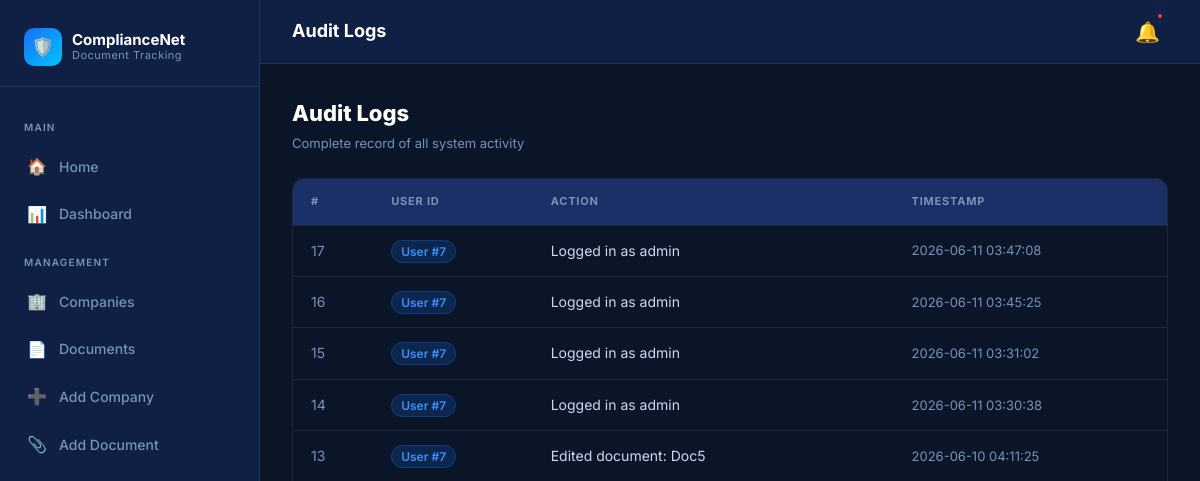
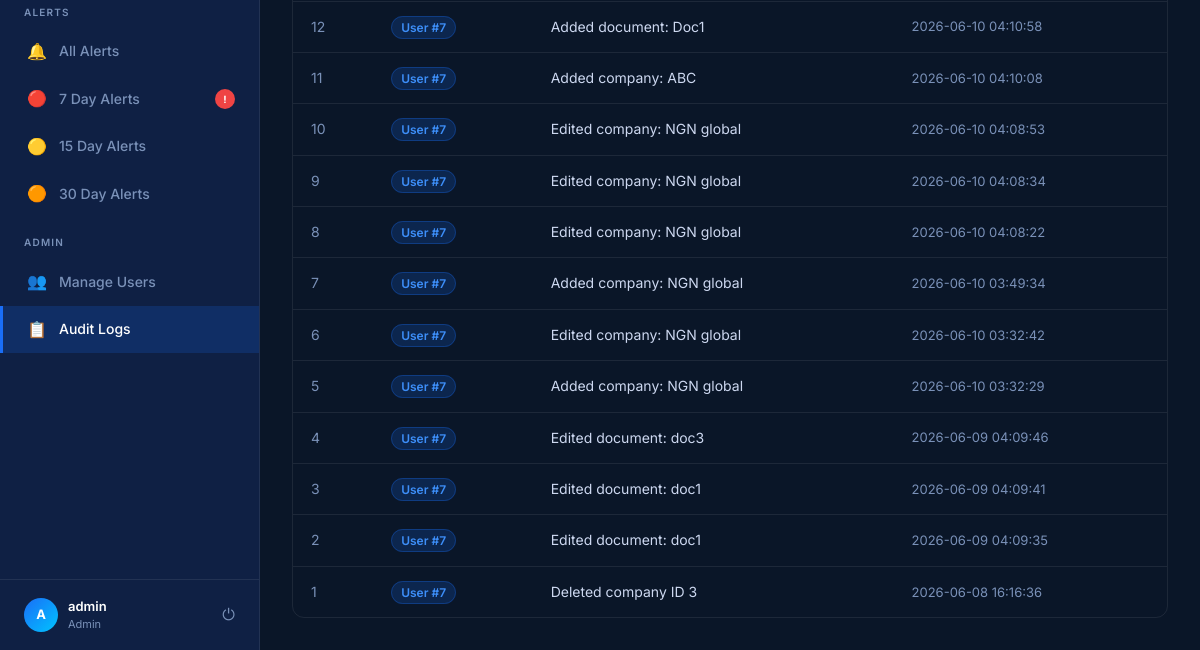
/audit-logs (signed in), run on an earlier commit of the app's database (2 pictures, top to bottom).
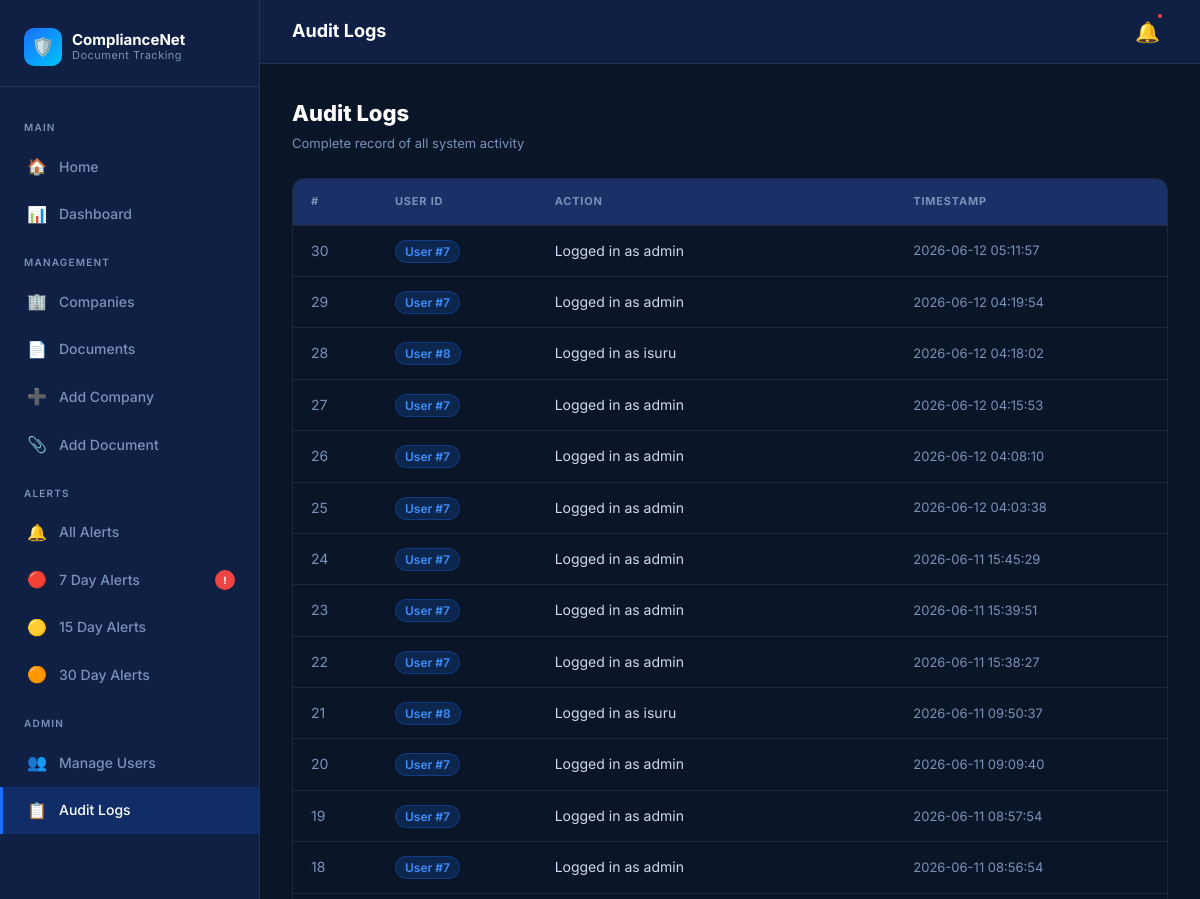
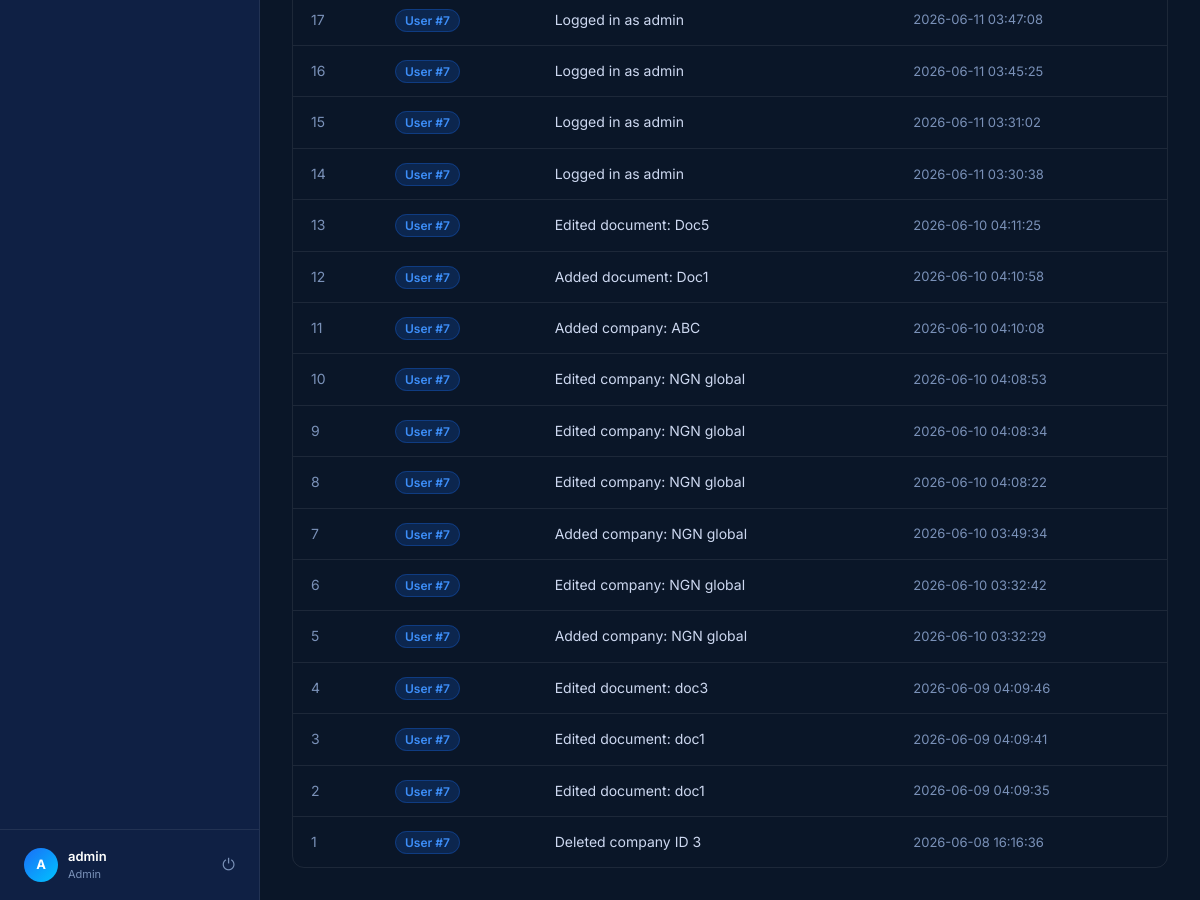
And on a later commit of the database (2 pictures, top to bottom).
### tables this page shows
CREATE TABLE audit_logs (    id INTEGER PRIMARY KEY AUTOINCREMENT,    user_id INTEGER,    action TEXT,    timestamp DATETIME DEFAULT CURRENT_TIMESTAMP);

### app.py (the view)
@app.route('/audit-logs')
def audit_logs():
    if not admin_required():
        return "Access Denied"
    conn = sqlite3.connect('company.db')
    conn.row_factory = sqlite3.Row
    logs = conn.execute("""
        SELECT *
        FROM audit_logs
        ORDER BY timestamp DESC
    """).fetchall()
    conn.close()
    return render_template(
        'audit_logs.html',
        logs=logs
    )

### app.py (called while the page is built)
def admin_required():
    if session.get('role') != 'admin':
        return False
    return True

### templates/audit_logs.html (shortened to what this page needs)
{% extends 'base.html' %}
{% block topbar_title %}Audit Logs{% endblock %}
{% block content %}
<div class="page-header">
  <div>
    <h1>Audit Logs</h1>
    <p>Complete record of all system activity</p>
  </div>
</div>
{% if logs %}
<div class="table-wrap">
  <table>
    <thead>
      <tr>
        <th>#</th>
        <th>User ID</th>
        <th>Action</th>
        <th>Timestamp</th>
      </tr>
    </thead>
    <tbody>
      {% for log in logs %}
      <tr>
        <td style="color:var(--muted)">{{ log['id'] }}</td>
        <td>
          <span style="background:var(--blue-glow);border:1px solid rgba(26,110,247,0.3);color:var(--blue-light);padding:3px 9px;border-radius:20px;font-size:12px;font-weight:600">
            User #{{ log['user_id'] }}
          </span>
        </td>
        <td style="color:var(--text)">{{ log['action'] }}</td>
        <td style="color:var(--muted);font-size:13px">{{ log['timestamp'] }}</td>
      </tr>
      {% endfor %}
    </tbody>
  </table>
</div>
{% endif %}
{% endblock %}

### templates/base.html (shortened to what this page needs)
<!DOCTYPE html>
<html lang="en">
<head>
</head>
<body>
{% if session.get('user_id') %}
<div class="layout">
  <aside class="sidebar">
    <div class="sidebar-logo">
      <div class="logo-badge">
        <div class="logo-icon">🛡️</div>
        <div class="logo-text">
          ComplianceNet
          <span>Document Tracking</span>
        </div>
      </div>
    </div>
    <nav class="sidebar-nav">
      <div class="nav-section-label">Main</div>
      <a href="/" class="nav-item {% if request.path == '/' %}active{% endif %}">
        <span class="nav-icon">🏠</span> Home
      </a>
      <a href="/dashboard" class="nav-item {% if request.path == '/dashboard' %}active{% endif %}">
        <span class="nav-icon">📊</span> Dashboard
      </a>
      <div class="nav-section-label">Management</div>
      <a href="/companies" class="nav-item {% if request.path == '/companies' %}active{% endif %}">
        <span class="nav-icon">🏢</span> Companies
      </a>
      <a href="/documents" class="nav-item {% if request.path == '/documents' %}active{% endif %}">
        <span class="nav-icon">📄</span> Documents
      </a>
      <a href="/add-company" class="nav-item {% if request.path == '/add-company' %}active{% endif %}">
        <span class="nav-icon">➕</span> Add Company
      </a>
      <a href="/add-document" class="nav-item {% if request.path == '/add-document' %}active{% endif %}">
        <span class="nav-icon">📎</span> Add Document
      </a>
      <div class="nav-section-label">Alerts</div>
      <a href="/alerts" class="nav-item {% if request.path == '/alerts' %}active{% endif %}">
        <span class="nav-icon">🔔</span> All Alerts
      </a>
      <a href="/alerts/7" class="nav-item">
        <span class="nav-icon">🔴</span> 7 Day Alerts
        <span class="nav-badge">!</span>
      </a>
      <a href="/alerts/15" class="nav-item">
        <span class="nav-icon">🟡</span> 15 Day Alerts
      </a>
      <a href="/alerts/30" class="nav-item">
        <span class="nav-icon">🟠</span> 30 Day Alerts
      </a>
      {% if session.get('role') == 'admin' %}
      <div class="nav-section-label">Admin</div>
      <a href="/users" class="nav-item {% if request.path == '/users' %}active{% endif %}">
        <span class="nav-icon">👥</span> Manage Users
      </a>
      <a href="/audit-logs" class="nav-item {% if request.path == '/audit-logs' %}active{% endif %}">
        <span class="nav-icon">📋</span> Audit Logs
      </a>
      {% endif %}
    </nav>
    <div class="sidebar-footer">
      <div class="user-chip">
        <div class="user-avatar">{{ session.get('username', 'U')[0]|upper }}</div>
        <div class="user-info">
          <div class="user-name">{{ session.get('username', 'User') }}</div>
          <div class="user-role">{{ session.get('role', 'staff') }}</div>
        </div>
        <a href="/logout" class="logout-btn" title="Logout">⏻</a>
      </div>
    </div>
  </aside>
  <div class="main">
    <header class="topbar">
      <div style="flex:1">
        <div class="topbar-title">{% block topbar_title %}Company Compliance Network{% endblock %}</div>
      </div>
      <a href="/alerts" style="position:relative; padding: 8px; color: var(--muted); font-size: 20px;">
        🔔
        <span style="position:absolute; top:4px; right:4px; width:8px; height:8px; background:var(--red); border-radius:50%; border:2px solid var(--navy-mid);"></span>
      </a>
    </header>
    <div class="page-content">
      {% block content %}{% endblock %}
    </div>
  </div>
</div>
{% else %}
  {% block auth_content %}{% endblock %}
{% endif %}
</body>
</html>

### templates/base.html (style rules this page uses)
*, *::before, *::after { box-sizing: border-box; margin: 0; padding: 0; }
:root { --navy: #0a1628; --navy-mid: #0f2044; --navy-card: #112255; --navy-light:#1a3066; --blue: #1a6ef7; --blue-light:#3d8ef8; --blue-glow: rgba(26,110,247,0.18); --cyan: #00c4ff; --white: #ffffff; --text: #cdd8f0; --muted: #7a91b8; --border: rgba(255,255,255,0.08); --red: #ef4444; --yellow: #f59e0b; --green: #10b981; --radius: 12px; --radius-sm: 8px; --shadow: 0 4px 24px rgba(0,0,0,0.4); }
html, body { height: 100%; font-family: 'Inter', sans-serif; background: var(--navy); color: var(--white); line-height: 1.6; }
a { color: inherit; text-decoration: none; }
.layout { display: flex; min-height: 100vh; }
.sidebar { width: 260px; min-height: 100vh; background: var(--navy-mid); border-right: 1px solid var(--border); display: flex; flex-direction: column; position: fixed; top: 0; left: 0; bottom: 0; z-index: 100; }
.sidebar-logo { padding: 28px 24px 20px; border-bottom: 1px solid var(--border); }
.sidebar-logo .logo-badge { display: inline-flex; align-items: center; gap: 10px; }
.sidebar-logo .logo-icon { width: 38px; height: 38px; background: linear-gradient(135deg, var(--blue), var(--cyan)); border-radius: 10px; display: flex; align-items: center; justify-content: center; font-size: 18px; }
.sidebar-logo .logo-text { font-size: 15px; font-weight: 700; color: var(--white); line-height: 1.2; }
.sidebar-logo .logo-text span { display: block; font-size: 11px; font-weight: 400; color: var(--muted); letter-spacing: 0.5px; }
.sidebar-nav { flex: 1; padding: 16px 0; overflow-y: auto; }
.nav-section-label { font-size: 10px; font-weight: 600; letter-spacing: 1.2px; color: var(--muted); text-transform: uppercase; padding: 16px 24px 8px; }
.nav-item { display: flex; align-items: center; gap: 12px; padding: 11px 24px; color: var(--muted); font-size: 14px; font-weight: 500; border-left: 3px solid transparent; transition: all 0.2s; cursor: pointer; }
.nav-item.active { color: var(--white); background: var(--blue-glow); border-left-color: var(--blue); }
.nav-item .nav-icon { font-size: 16px; width: 20px; text-align: center; }
.nav-badge { margin-left: auto; background: var(--red); color: #fff; font-size: 10px; font-weight: 700; padding: 2px 7px; border-radius: 20px; min-width: 20px; text-align: center; }
.sidebar-footer { padding: 16px 24px; border-top: 1px solid var(--border); }
.user-chip { display: flex; align-items: center; gap: 10px; }
.user-avatar { width: 34px; height: 34px; background: linear-gradient(135deg, var(--blue), var(--cyan)); border-radius: 50%; display: flex; align-items: center; justify-content: center; font-size: 13px; font-weight: 700; flex-shrink: 0; }
.user-info { flex: 1; min-width: 0; }
.user-name { font-size: 13px; font-weight: 600; color: var(--white); }
.user-role { font-size: 11px; color: var(--muted); text-transform: capitalize; }
.logout-btn { font-size: 16px; color: var(--muted); cursor: pointer; transition: color 0.2s; }
.main { margin-left: 260px; flex: 1; display: flex; flex-direction: column; min-height: 100vh; }
.topbar { height: 64px; background: var(--navy-mid); border-bottom: 1px solid var(--border); display: flex; align-items: center; padding: 0 32px; gap: 16px; position: sticky; top: 0; z-index: 50; }
.topbar-title { font-size: 18px; font-weight: 700; color: var(--white); flex: 1; }
.page-content { flex: 1; padding: 32px; }
.table-wrap { overflow-x: auto; border-radius: var(--radius); border: 1px solid var(--border); }
table { width: 100%; border-collapse: collapse; font-size: 14px; }
thead { background: var(--navy-light); }
thead th { padding: 14px 18px; text-align: left; font-size: 11px; font-weight: 700; letter-spacing: 0.8px; text-transform: uppercase; color: var(--muted); border-bottom: 1px solid var(--border); }
tbody tr { border-bottom: 1px solid var(--border); transition: background 0.15s; }
tbody tr:last-child { border-bottom: none; }
tbody td { padding: 14px 18px; color: var(--text); vertical-align: middle; }
.page-header { display: flex; align-items: center; justify-content: space-between; margin-bottom: 24px; }
.page-header h1 { font-size: 22px; font-weight: 800; color: var(--white); }
.page-header p { font-size: 13px; color: var(--muted); margin-top: 2px; }

What changed in the data, as far as the page shows it:
added audit_logs: id "30", user_id "7", action "Logged in as admin", timestamp "2026-06-12 05:11:57"
added audit_logs: id "29", user_id "7", action "Logged in as admin", timestamp "2026-06-12 04:19:54"
added audit_logs: id "28", user_id "8", action "Logged in as isuru", timestamp "2026-06-12 04:18:02"
added audit_logs: id "27", user_id "7", action "Logged in as admin", timestamp "2026-06-12 04:15:53"
added audit_logs: id "26", user_id "7", action "Logged in as admin", timestamp "2026-06-12 04:08:10"
added audit_logs: id "25", user_id "7", action "Logged in as admin", timestamp "2026-06-12 04:03:38"
added audit_logs: id "24", user_id "7", action "Logged in as admin", timestamp "2026-06-11 15:45:29"
added audit_logs: id "23", user_id "7", action "Logged in as admin", timestamp "2026-06-11 15:39:51"
added audit_logs: id "22", user_id "7", action "Logged in as admin", timestamp "2026-06-11 15:38:27"
added audit_logs: id "21", user_id "8", action "Logged in as isuru", timestamp "2026-06-11 09:50:37"
added audit_logs: id "20", user_id "7", action "Logged in as admin", timestamp "2026-06-11 09:09:40"
added audit_logs: id "19", user_id "7", action "Logged in as admin", timestamp "2026-06-11 08:57:54"
added audit_logs: id "18", user_id "7", action "Logged in as admin", timestamp "2026-06-11 08:56:54"
